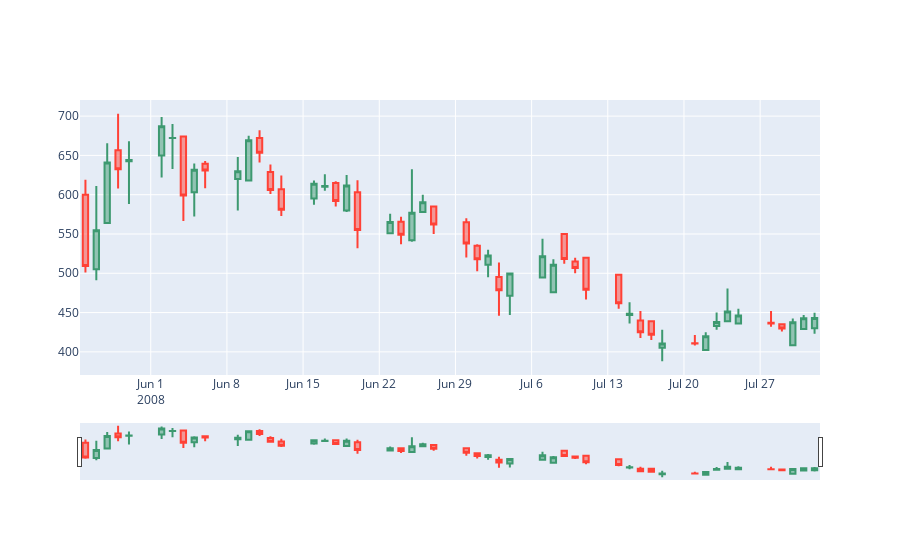

Notebook code cell kept with this figure:
### Code cell
fig.update_layout(xaxis_rangeslider_visible=True)
